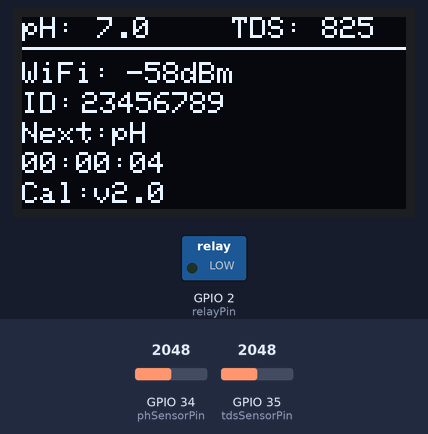
Bench run of a sketch on a simulated ESP32. Shown: 128×64 one-colour display, switched loads named in the sketch (green lamp = pin HIGH). The test bench sets the inputs (shaded band); at power-on: GPIO 34 (phSensorPin) = 2048, GPIO 35 (tdsSensorPin) = 2048 (analog values on the 0–4095 scale). WiFi joins after 1.5 s; servers stay silent unless stated; uploads are accepted with an empty reply; pins used as bus, display or sensor lines are not drawn; what the sketch prints to the serial monitor is not drawn.

Above: at 4.9 s.
5.0 s: GPIO 34 (phSensorPin) set to 1228
At 7.4 s:
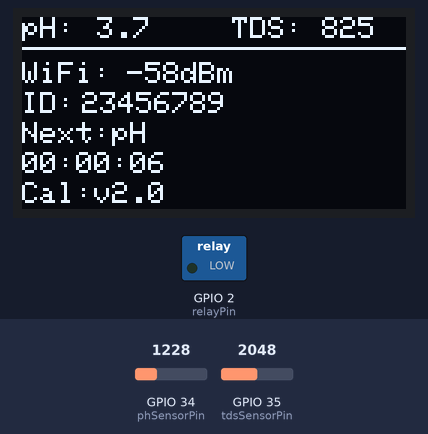
8.0 s: GPIO 35 (tdsSensorPin) set to 2866
At 10.8 s:
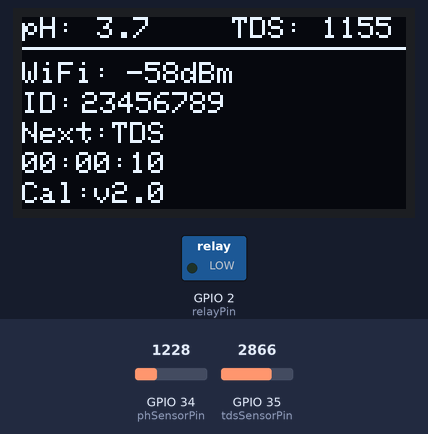
11.0 s: GPIO 34 (phSensorPin) set to 491
At 13.3 s:
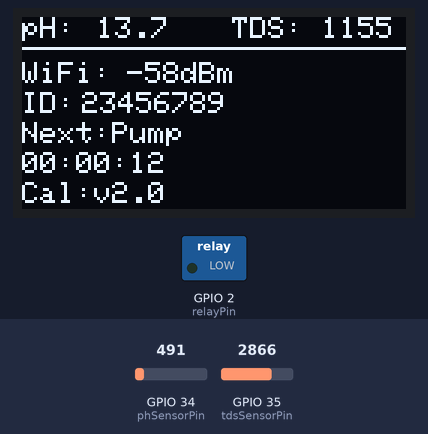
14.0 s: GPIO 35 (tdsSensorPin) set to 3603
At 16.5 s:
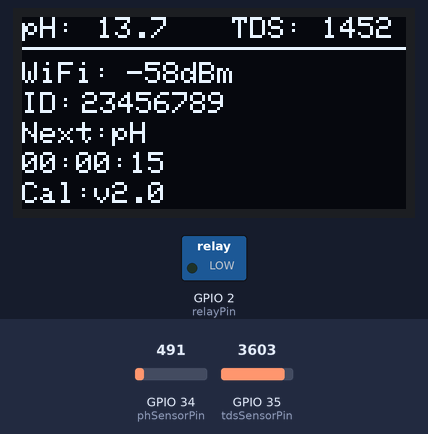
17.0 s: GPIO 34 (phSensorPin) set to 10
At 19.8 s:
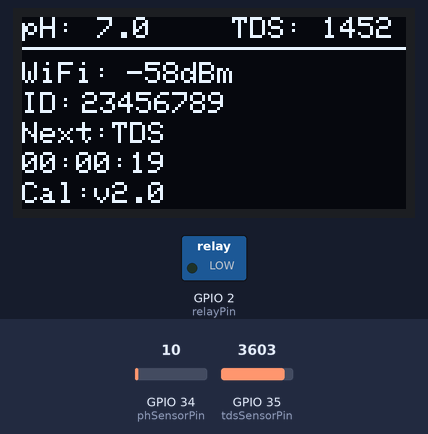
20.0 s: GPIO 35 (tdsSensorPin) set to 4095
At 22.8 s:
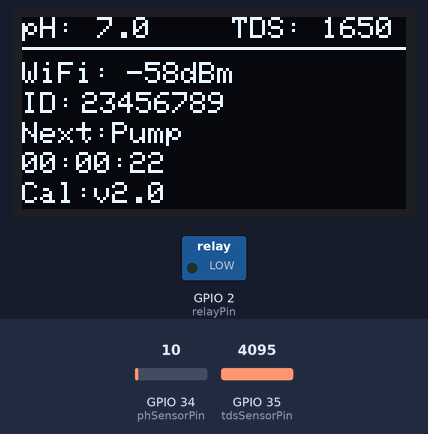
Timing chart, 0 to 24.0 s (numbered marks = the images above; inputs shaded):
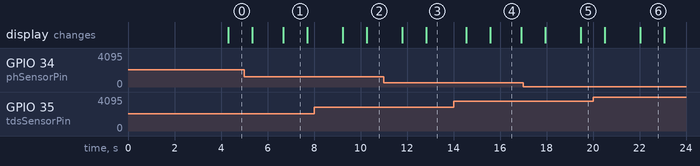

Measured:
- what the display in image 1 shows lasts 1.0 s, from 6.7 s to 7.7 s

The sketch:

sketch_dec6c_relay_tds_ph_04.ino
```cpp
#include <WiFi.h>
#include <HTTPClient.h>
#include <Wire.h>
#include <Adafruit_GFX.h>
#include <Adafruit_SSD1306.h>

const char* ssid = "Home";
const char* password = "bayardulu";
#define SERVER_BASE_URL "http://172.16.0.76:3000"

// ==================== PIN DEFINITIONS ====================
const int phSensorPin = 34;      // GPIO34 untuk sensor pH
const int phPowerPin = 32;       // GPIO32 untuk kontrol power pH sensor
const int tdsSensorPin = 35;     // GPIO35 untuk sensor TDS
const int tdsPowerPin = 33;      // GPIO33 untuk kontrol power TDS sensor
const int relayPin = 2;          // GPIO2 untuk relay pompa

// ==================== KALIBRASI BERDASARKAN PENGUKURAN ANDA ====================
// KALIBRASI 1 TITIK (pH 7.0 buffer): Voltage = 2.3983V pada pH 7.0
const float PH_NEUTRAL_VOLTAGE = 2.3983;   // Ganti dari 2.5 ke 2.3983
const float PH_VOLTAGE_PER_UNIT = 0.18;    // Asumsi masih benar (default)
const float PH_OFFSET = 0.0;               // Additional offset jika perlu

// Voltage divider untuk proteksi ESP32
const float VOLTAGE_DIVIDER_RATIO = 0.33;  // Untuk resistor 10k+20k
const float ADC_REF_VOLTAGE = 3.3;         // Tegangan referensi ESP32
const int ADC_RESOLUTION = 4095;           // 12-bit ADC

// ==================== VARIABEL SISTEM ====================
String deviceID;
bool pompaStatus = false;
bool oledInitialized = false;
float pHValue = 7.0;
float tdsValue = 0.0;
float waterTemperature = 25.0;  // Default suhu air

// Interval waktu
unsigned long lastSendTime = 0;
const unsigned long sendInterval = 3000;
unsigned long lastSensorRead = 0;
const unsigned long sensorReadInterval = 2000;
unsigned long lastOLEDUpdate = 0;
const unsigned long OLEDUpdateInterval = 1000;

// Mode pengiriman
enum SendMode { SEND_PUMP, SEND_PH, SEND_TDS };
SendMode currentSendMode = SEND_PUMP;

// ==================== OLED ====================
#define SCREEN_WIDTH 128
#define SCREEN_HEIGHT 64
#define OLED_RESET -1
#define I2C_ADDRESS 0x3C
Adafruit_SSD1306 display(SCREEN_WIDTH, SCREEN_HEIGHT, &Wire, OLED_RESET);

// ==================== DEKLARASI FUNGSI ====================
void updateOLEDStatus();
void connectToWiFi();
void sendDataToServer();
String getTimeStamp();
String getDate();
float readPH();
float readTDS();
void readSensors();

// ==================== SETUP ====================
void setup() {
  Serial.begin(115200);
  Serial.println("\n\n🚀 HYDROPONIC SYSTEM v2.0 (CALIBRATED)");
  Serial.println("======================================");

  // Setup GPIO
  pinMode(relayPin, OUTPUT);
  pinMode(phPowerPin, OUTPUT);
  pinMode(tdsPowerPin, OUTPUT);

  digitalWrite(relayPin, LOW);
  digitalWrite(phPowerPin, LOW);
  digitalWrite(tdsPowerPin, LOW);
  pompaStatus = false;

  // Device ID
  deviceID = "HYDRO_" + String(ESP.getEfuseMac(), HEX);
  Serial.print("📟 Device ID: ");
  Serial.println(deviceID);

  // Konfigurasi ADC
  analogReadResolution(12);

  // OLED
  Serial.println("📺 Initializing OLED...");
  oledInitialized = display.begin(SSD1306_SWITCHCAPVCC, I2C_ADDRESS);

  if(oledInitialized) {
    Serial.println("✅ OLED initialized");
    display.clearDisplay();
    display.setTextSize(2);
    display.setTextColor(SSD1306_WHITE);
    display.setCursor(15, 10);
    display.println("pH METER");
    display.setTextSize(1);
    display.setCursor(25, 35);
    display.println("CALIBRATED");
    display.setCursor(30, 50);
    display.println("v2.0");
    display.display();
    delay(2000);
  }

  // WiFi
  connectToWiFi();

  // Info kalibrasi
  Serial.println("\n📊 CALIBRATION INFO:");
  Serial.print("   pH 7.0 voltage: ");
  Serial.print(PH_NEUTRAL_VOLTAGE, 4);
  Serial.println("V");
  Serial.print("   Voltage/unit: ");
  Serial.print(PH_VOLTAGE_PER_UNIT, 3);
  Serial.println("V per pH");
  Serial.print("   Divider ratio: ");
  Serial.println(VOLTAGE_DIVIDER_RATIO, 3);
  Serial.println("======================================\n");
}

// ==================== LOOP ====================
void loop() {
  // WiFi maintenance
  if (WiFi.status() != WL_CONNECTED) {
    Serial.println("🔄 Reconnecting WiFi...");
    connectToWiFi();
  }

  // Baca sensor
  if (millis() - lastSensorRead >= sensorReadInterval) {
    readSensors();
    lastSensorRead = millis();
  }

  // Kirim data
  if (millis() - lastSendTime >= sendInterval) {
    sendDataToServer();
    lastSendTime = millis();
  }

  // Update OLED
  if (millis() - lastOLEDUpdate >= OLEDUpdateInterval) {
    if (oledInitialized) {
      updateOLEDStatus();
    }
    lastOLEDUpdate = millis();
  }

  delay(100);
}

// ==================== FUNGSI BACA SENSOR ====================
void readSensors() {
  pHValue = readPH();
  tdsValue = readTDS();

  Serial.print("📊 Sensors - ");
  Serial.print("pH: ");
  Serial.print(pHValue, 2);
  Serial.print(" | TDS: ");
  Serial.print(tdsValue, 0);
  Serial.print(" ppm");
  Serial.print(" | Temp: ");
  Serial.print(waterTemperature, 1);
  Serial.println("°C");
}

// ==================== FUNGSI BACA pH YANG SUDAH DIKALIBRASI ====================
float readPH() {
  digitalWrite(phPowerPin, HIGH);
  delay(150);  // Tunggu sensor stabil

  // Baca dengan filter untuk mengurangi noise
  int samples = 15;
  long sum = 0;
  int validSamples = 0;
  int lastValue = 0;

  for(int i = 0; i < samples; i++) {
    int rawValue = analogRead(phSensorPin);

    // Filter outlier
    if(i == 0 || abs(rawValue - lastValue) < 50) {
      sum += rawValue;
      validSamples++;
      lastValue = rawValue;
    }

    delay(10);
  }

  digitalWrite(phPowerPin, LOW);

  if(validSamples == 0) {
    Serial.println("⚠️ pH Error: No valid samples");
    return 7.0;
  }

  float avgRaw = sum / (float)validSamples;

  // Konversi ke voltage dengan kompensasi voltage divider
  float voltageAtESP32 = avgRaw * (ADC_REF_VOLTAGE / ADC_RESOLUTION);
  float actualSensorVoltage = voltageAtESP32 / VOLTAGE_DIVIDER_RATIO;

  // Debug info (tampilkan hanya kadang-kadang)
  static int debugCounter = 0;
  if(debugCounter++ % 10 == 0) {
    Serial.print("🔍 pH Debug: RAW=");
    Serial.print(avgRaw, 0);
    Serial.print(" V_ESP=");
    Serial.print(voltageAtESP32, 3);
    Serial.print("V V_SENS=");
    Serial.print(actualSensorVoltage, 3);
    Serial.print("V");
  }

  // Validasi voltage range
  if(actualSensorVoltage < 1.0 || actualSensorVoltage > 3.5) {
    if(debugCounter % 10 == 0) {
      Serial.println(" ❌ INVALID VOLTAGE!");
    }
    return 7.0;  // Return safe value
  }

  // KONVERSI KE pH DENGAN KALIBRASI 1 TITIK
  // Formula: pH = 7.0 - ((voltage - PH_NEUTRAL_VOLTAGE) / PH_VOLTAGE_PER_UNIT)
  float pH = 7.0 - ((actualSensorVoltage - PH_NEUTRAL_VOLTAGE) / PH_VOLTAGE_PER_UNIT);

  // Tambahkan offset jika ada
  pH += PH_OFFSET;

  // Batasi range pH 0-14
  pH = constrain(pH, 0.0, 14.0);

  if(debugCounter % 10 == 0) {
    Serial.print(" pH=");
    Serial.println(pH, 2);
  }

  return pH;
}

// ==================== FUNGSI BACA TDS ====================
float readTDS() {
  digitalWrite(tdsPowerPin, HIGH);
  delay(100);

  long sum = 0;
  int samples = 20;

  for(int i = 0; i < samples; i++) {
    sum += analogRead(tdsSensorPin);
    delay(5);
  }

  digitalWrite(tdsPowerPin, LOW);

  float avgRaw = sum / (float)samples;
  float voltage = avgRaw * (ADC_REF_VOLTAGE / ADC_RESOLUTION);

  // Konversi ke TDS (simplified)
  float tds = 0.0;
  if(voltage > 0) {
    // Formula sederhana untuk TDS
    tds = voltage * 1000.0 * 0.5;  // Adjust factor sesuai kalibrasi
    tds = constrain(tds, 0.0, 2000.0);
  }

  return tds;
}

// ==================== FUNGSI KIRIM DATA KE SERVER ====================
void sendDataToServer() {
  switch(currentSendMode) {
    case SEND_PUMP:
      sendPompaStatus();
      currentSendMode = SEND_PH;
      break;

    case SEND_PH:
      sendPHSensorData();
      currentSendMode = SEND_TDS;
      break;

    case SEND_TDS:
      sendTDSSensorData();
      currentSendMode = SEND_PUMP;
      break;
  }
}

void sendPHSensorData() {
  // Validasi pH sebelum dikirim
  if(pHValue > 9.5 || pHValue < 4.5) {
    Serial.print("⚠️ Suspicious pH value: ");
    Serial.print(pHValue, 2);
    Serial.println(" - Sending safe value 7.0");
    pHValue = 7.0;
  }

  HTTPClient http;
  String url = String(SERVER_BASE_URL) + "/api/data/ph";

  String jsonData = "{"
                   "\"deviceId\":\"" + deviceID + "\","
                   "\"ph_value\":" + String(pHValue, 2) + ","
                   "\"wifi_rssi\":" + String(WiFi.RSSI()) + ","
                   "\"timestamp\":\"" + getTimeStamp() + "\","
                   "\"date\":\"" + getDate() + "\""
                   "}";

  Serial.println("📤 Sending pH Data: " + String(pHValue, 2));

  if (http.begin(url)) {
    http.addHeader("Content-Type", "application/json");
    int httpCode = http.POST(jsonData);

    if (httpCode > 0) {
      Serial.print("   ✅ HTTP Response: ");
      Serial.println(httpCode);
    } else {
      Serial.print("   ❌ HTTP Error: ");
      Serial.println(http.errorToString(httpCode));
    }

    http.end();
  }
}

void sendTDSSensorData() {
  HTTPClient http;
  String url = String(SERVER_BASE_URL) + "/api/data/tds";

  String jsonData = "{"
                   "\"deviceId\":\"" + deviceID + "\","
                   "\"tds_value\":" + String(tdsValue, 0) + ","
                   "\"tds\":" + String(tdsValue, 0) + ","
                   "\"temperature\":" + String(waterTemperature, 1) + ","
                   "\"suhu_air\":" + String(waterTemperature, 1) + ","
                   "\"wifi_rssi\":" + String(WiFi.RSSI()) + ","
                   "\"sensorType\":\"tds\","
                   "\"timestamp\":\"" + getTimeStamp() + "\","
                   "\"date\":\"" + getDate() + "\""
                   "}";

  Serial.println("📤 Sending TDS Data: " + String(tdsValue, 0) + " ppm");

  if (http.begin(url)) {
    http.addHeader("Content-Type", "application/json");
    int httpCode = http.POST(jsonData);

    if (httpCode > 0) {
      Serial.print("   ✅ HTTP Response: ");
      Serial.println(httpCode);
    }

    http.end();
  }
}

void sendPompaStatus() {
  HTTPClient http;
  String url = String(SERVER_BASE_URL) + "/api/data/pompa";

  String jsonData = "{"
                   "\"deviceId\":\"" + deviceID + "\","
                   "\"status\":" + String(pompaStatus ? "true" : "false") + ","
                   "\"mode\":\"manual\","
                   "\"wifi_rssi\":" + String(WiFi.RSSI()) + ","
                   "\"heartbeat\":true,"
                   "\"controlled_by\":\"esp32\","
                   "\"timestamp\":\"" + getTimeStamp() + "\","
                   "\"date\":\"" + getDate() + "\""
                   "}";

  Serial.println("📤 Sending Pompa Status: " + String(pompaStatus ? "ON" : "OFF"));

  if (http.begin(url)) {
    http.addHeader("Content-Type", "application/json");
    int httpCode = http.POST(jsonData);

    if (httpCode > 0) {
      Serial.print("   ✅ HTTP Response: ");
      Serial.println(httpCode);
    }

    http.end();
  }
}

// ==================== FUNGSI OLED ====================
void updateOLEDStatus() {
  if (!oledInitialized) return;

  display.clearDisplay();

  // Header
  display.setTextSize(1);
  display.setCursor(0, 0);
  display.print("pH:");
  display.setCursor(25, 0);
  display.print(pHValue, 1);

  display.setCursor(70, 0);
  display.print("TDS:");
  display.setCursor(100, 0);
  display.print(tdsValue, 0);

  // Garis pemisah
  display.drawLine(0, 10, 128, 10, SSD1306_WHITE);

  // Status WiFi
  display.setCursor(0, 15);
  display.print("WiFi:");
  display.setCursor(35, 15);
  display.print(WiFi.RSSI());
  display.print("dBm");

  // Device ID (short)
  display.setCursor(0, 25);
  display.print("ID:");
  display.setCursor(20, 25);
  display.print(deviceID.substring(7, 15));

  // Next transmission
  display.setCursor(0, 35);
  display.print("Next:");
  switch(currentSendMode) {
    case SEND_PUMP: display.print("Pump"); break;
    case SEND_PH: display.print("pH"); break;
    case SEND_TDS: display.print("TDS"); break;
  }

  // Timestamp
  display.setCursor(0, 45);
  display.print(getTimeStamp());

  // Footer - calibration info
  display.setCursor(0, 55);
  display.print("Cal:v2.0");

  display.display();
}

// ==================== FUNGSI WiFi ====================
void connectToWiFi() {
  Serial.println("\n📡 CONNECTING TO WiFi...");
  Serial.print("   SSID: ");
  Serial.println(ssid);

  WiFi.begin(ssid, password);

  int attempts = 0;
  while (WiFi.status() != WL_CONNECTED && attempts < 20) {
    delay(500);
    Serial.print(".");
    attempts++;
  }

  if (WiFi.status() == WL_CONNECTED) {
    Serial.println("\n✅ WiFi CONNECTED!");
    Serial.print("   IP Address: ");
    Serial.println(WiFi.localIP());
  } else {
    Serial.println("\n❌ WiFi FAILED!");
  }
}

// ==================== FUNGSI BANTU ====================
String getTimeStamp() {
  unsigned long seconds = millis() / 1000;
  unsigned long minutes = seconds / 60;
  unsigned long hours = minutes / 60;

  seconds %= 60;
  minutes %= 60;
  hours %= 24;

  char timestamp[9];
  sprintf(timestamp, "%02lu:%02lu:%02lu", hours, minutes, seconds);
  return String(timestamp);
}

String getDate() {
  return "05/12/2024";
}

// ==================== FUNGSI DEBUG & KALIBRASI ====================
void debugSensorReadings() {
  Serial.println("\n🔍 DEBUG SENSOR READINGS");
  Serial.println("========================");

  // Test pH sensor
  Serial.println("pH SENSOR TEST:");
  digitalWrite(phPowerPin, HIGH);
  delay(1000);

  for(int i = 0; i < 5; i++) {
    int raw = analogRead(phSensorPin);
    float vEsp32 = raw * (ADC_REF_VOLTAGE / ADC_RESOLUTION);
    float vSensor = vEsp32 / VOLTAGE_DIVIDER_RATIO;
    float pH = 7.0 - ((vSensor - PH_NEUTRAL_VOLTAGE) / PH_VOLTAGE_PER_UNIT);

    Serial.print("  ");
    Serial.print(i+1);
    Serial.print(": RAW=");
    Serial.print(raw);
    Serial.print(" V=");
    Serial.print(vSensor, 3);
    Serial.print("V pH=");
    Serial.println(pH, 2);

    delay(500);
  }

  digitalWrite(phPowerPin, LOW);
  Serial.println("========================");
}
```
